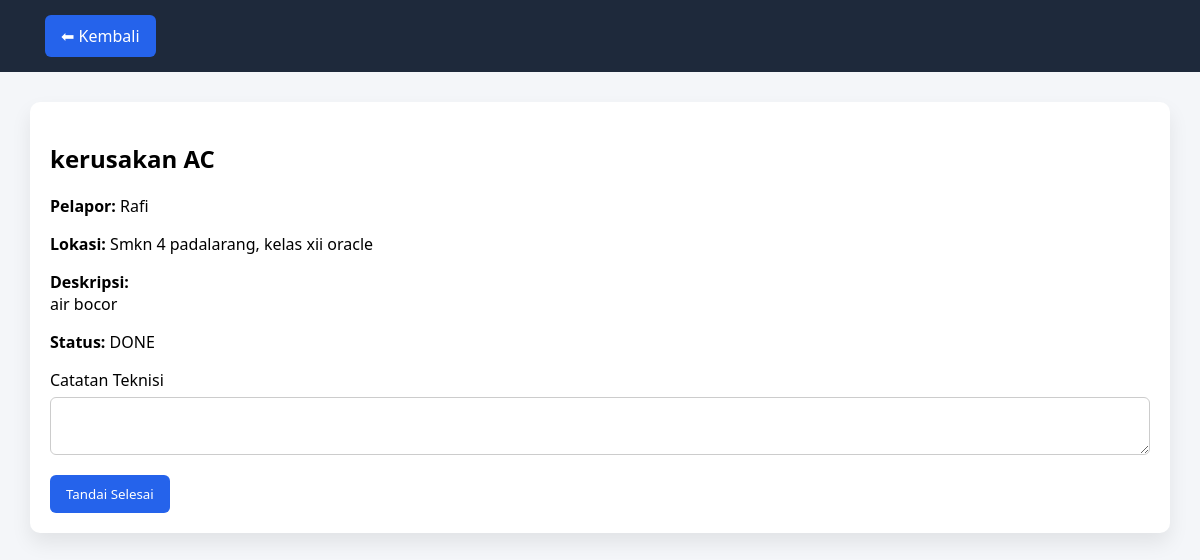
The app's page /teknisi/detail.php?id=1 (signed in) with its own data.
### tables this page shows
CREATE TABLE `reports` (
  `report_id` int(11) NOT NULL,
  `user_id` int(11) DEFAULT NULL,
  `judul` varchar(150) DEFAULT NULL,
  `deskripsi` text DEFAULT NULL,
  `lokasi` varchar(100) DEFAULT NULL,
  `foto` varchar(255) DEFAULT NULL,
  `status` enum('OPEN','PROCESS','DONE','REJECT') DEFAULT 'OPEN',
  `assigned_to` int(11) DEFAULT NULL,
  `tanggal_lapor` datetime DEFAULT current_timestamp()
);

CREATE TABLE `users` (
  `user_id` int(11) NOT NULL,
  `nama` varchar(100) DEFAULT NULL,
  `username` varchar(50) DEFAULT NULL,
  `password` varchar(255) DEFAULT NULL,
  `role` enum('siswa','admin','teknisi') DEFAULT NULL
);

### teknisi/detail.php (the view, shortened to what this page needs)
<?php
include "../config/db.php";
$id = $_GET['id'];
$data = mysqli_query($conn, "
    SELECT r.*, u.nama
    FROM reports r
    JOIN users u ON r.user_id = u.user_id
    WHERE r.report_id = $id
");
$r = mysqli_fetch_assoc($data);
?>
<!DOCTYPE html>
<html>
<head>
    <link rel="stylesheet" href="../assets/css/style.css">
</head>
<body>
<div class="navbar">
    <a href="dashboard.php" class="btn">⬅ Kembali</a>
</div>
<div class="container">
    <div class="card">
        <h2><?= $r['judul'] ?></h2>
        <p><b>Pelapor:</b> <?= $r['nama'] ?></p>
        <p><b>Lokasi:</b> <?= $r['lokasi'] ?></p>
        <p><b>Deskripsi:</b><br><?= nl2br($r['deskripsi']) ?></p>
        <p><b>Status:</b> <?= $r['status'] ?></p>
        <form action="selesai.php" method="POST">
            <label>Catatan Teknisi</label>
            <textarea name="catatan" required></textarea>
            <button type="submit" class="btn btn-success">
                Tandai Selesai
            </button>
        </form>
    </div>
</div>
</body>
</html>

### assets/css/style.css (style rules this page uses)
* { box-sizing: border-box; font-family: 'Segoe UI', sans-serif; }
body { margin: 0; background: #f4f6f9; }
.navbar { background: #1e293b; color: white; padding: 15px 30px; display: flex; justify-content: space-between; align-items: center; }
.navbar a { color: white; text-decoration: none; margin-left: 15px; }
.container { padding: 30px; }
.card { background: white; padding: 20px; border-radius: 10px; box-shadow: 0 10px 20px rgba(0,0,0,0.08); }
.btn { padding: 10px 16px; background: #2563eb; color: white; border: none; border-radius: 6px; text-decoration: none; cursor: pointer; }
input, textarea { width: 100%; padding: 10px; margin-top: 6px; margin-bottom: 15px; border-radius: 6px; border: 1px solid #ccc; }

### records on screen
reports: judul "kerusakan AC", user.nama "Rafi", lokasi "Smkn 4 padalarang, kelas xii oracle", deskripsi "air bocor", status "DONE"
